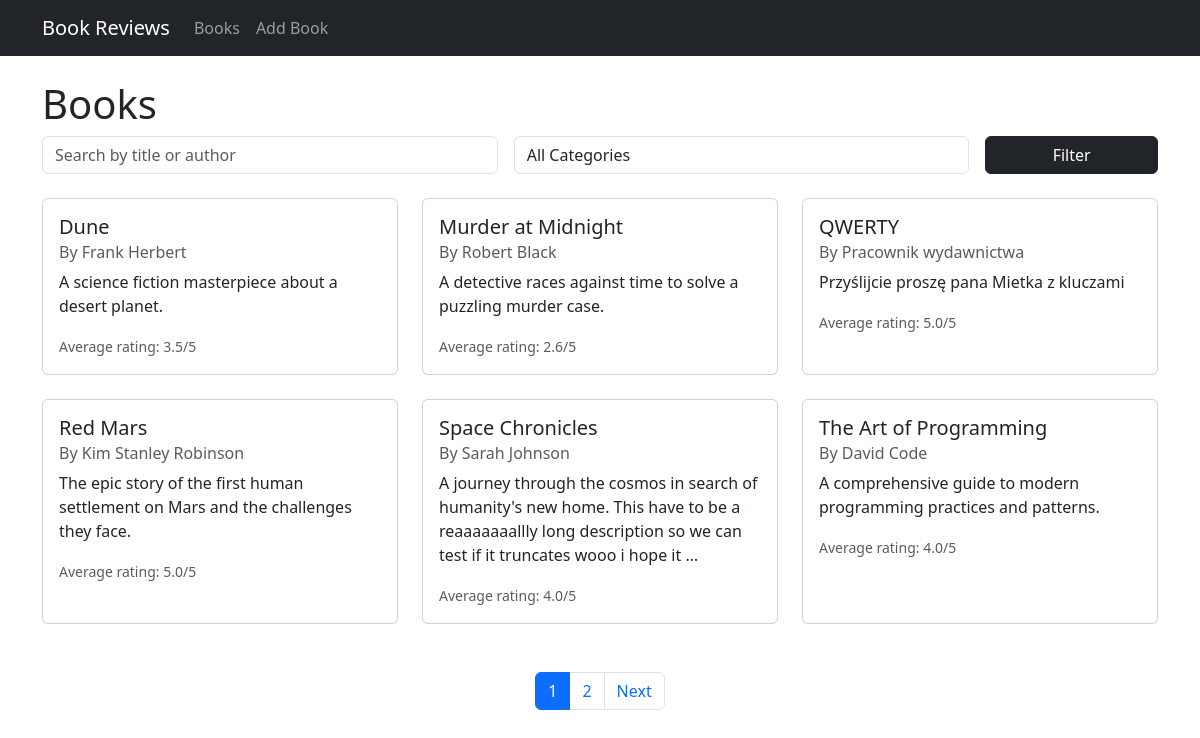
The page / on the database its author committed.
### reviews/models.py (models this page shows, shortened)
class Book(models.Model):
    title = models.CharField(max_length=200)
    author = models.CharField(max_length=200)
    author_bio = models.TextField()
    description = models.TextField()
    categories = models.ManyToManyField(Category)
    created_at = models.DateTimeField(auto_now_add=True)
    def average_rating(self):
        reviews = self.review_set.all()
        if reviews:
            return sum(review.rating for review in reviews) / len(reviews)
        return 0

class Review(models.Model):
    book = models.ForeignKey(Book, on_delete=models.CASCADE)
    user = models.ForeignKey(User, on_delete=models.CASCADE)
    text = models.TextField()
    rating = models.IntegerField(choices=[(i, i) for i in range(1, 6)])
    created_at = models.DateTimeField(auto_now_add=True)

### reviews/views.py (the view)
# urls.py: path('', views.book_list, name='book_list'),
def book_list(request):
    books = Book.objects.all().order_by('title')
    categories = Category.objects.all()
    selected_category = request.GET.get('category')
    search = request.GET.get('search')
    if selected_category:
        books = books.filter(categories__id=selected_category)
    if search:
        books = books.filter(
        Q(title__icontains=search) |
        Q(author__icontains=search)
        )
    paginator = Paginator(books, 6)  # Show 6 books per page
    page_number = request.GET.get('page')
    page_obj = paginator.get_page(page_number)
    context = {
        'books': page_obj,
        'categories': categories,
        'selected_category': selected_category
    }
    return render(request, 'reviews/book_list.html', context)

### reviews/templates/reviews/book_list.html (shortened to what this page needs)
{% extends "base.html" %}
{% block content %}
<div class="container mt-4">
    <h1>Books</h1>
    <div class="mb-4">
        <form method="get" class="row g-3">
            <div class="col-md-5">
                <input type="text" name="search" class="form-control" placeholder="Search by title or author" value="{{ request.GET.search }}">
            </div>
            <div class="col-md-5">
                <select name="category" class="form-control">
                    <option value="">All Categories</option>
                </select>
            </div>
            <div class="col-md-2">
                <button type="submit" class="btn btn-dark w-100">Filter</button>
            </div>
        </form>
    </div>
    <div class="row">
        {% for book in books %}
        <div class="col-md-4 mb-4">
            <div class="card h-100">
                <a href="{% url 'reviews:book_detail' book.id %}" style="text-decoration: none; color: inherit;">
                <div class="card-body">
                    <h5 class="card-title">{{ book.title }}</h5>
                    <h6 class="card-subtitle mb-2 text-muted">By {{ book.author }}</h6>
                    <p class="card-text">{{ book.description|truncatewords:30 }}</p>
                    <p class="card-text">
                        {% if book.average_rating == 0.0 %}
                            <small class="text-muted">Average rating: No reviews</small>
                        {% else %}
                            <small class="text-muted">Average rating: {{ book.average_rating|floatformat:1 }}/5</small>
                        {% endif %}
                    </p>
                </div>
            </div>
        </div>
        {% empty %}
        <div class="col-12">
            <p>No books found.</p>
        </div>
        {% endfor %}
    </div>
    {% if books.has_other_pages %}
    <nav aria-label="Page navigation" class="mt-4">
        <ul class="pagination justify-content-center">
            {% for num in books.paginator.page_range %}
                <li class="page-item {% if books.number == num %}active{% endif %}">
                    <a class="page-link" href="?page={{ num }}{% if selected_category %}&category={{ selected_category }}{% endif %}">{{ num }}</a>
                </li>
            {% endfor %}
            {% if books.has_next %}
                <li class="page-item">
                    <a class="page-link" href="?page={{ books.next_page_number }}{% if selected_category %}&category={{ selected_category }}{% endif %}">Next</a>
                </li>
            {% endif %}
        </ul>
    </nav>
    {% endif %}
</div>
{% endblock %}

### templates/base.html (shortened to what this page needs)
<!DOCTYPE html>
<html lang="en">
<head>
    <link href="https://cdn.jsdelivr.net/npm/bootstrap@5.3.0/dist/css/bootstrap.min.css" rel="stylesheet">
</head>
<body>
    <nav class="navbar navbar-expand-lg navbar-dark bg-dark">
        <div class="container">
            <a class="navbar-brand" href="/">Book Reviews</a>
            <div class="collapse navbar-collapse" id="navbarNav">
                <ul class="navbar-nav">
                    <li class="nav-item">
                        <a class="nav-link" href="{% url 'reviews:book_list' %}">Books</a>
                    </li>
                    <li class="nav-item">
                        <a class="nav-link" href="{% url 'reviews:add_book_form' %}">Add Book</a>
                    </li>
                </ul>
            </div>
        </div>
    </nav>
    {% block content %}
    {% endblock %}
</body>
</html>

### rows shown on the page
Book: title "Dune", author "Frank Herbert", description "A science fiction masterpiece about a desert planet.", average_rating "3.5"
Book: title "Murder at Midnight", author "Robert Black", description "A detective races against time to solve a puzzling murder case.", average_rating "2.6"
Book: title "QWERTY", author "Pracownik wydawnictwa", description "Przyślijcie proszę pana Mietka z kluczami", average_rating "5.0"
Book: title "Red Mars", author "Kim Stanley Robinson", description "The epic story of the first human settlement on Mars and the challenges they face.", average_rating "5.0"
Book: title "Space Chronicles", author "Sarah Johnson", description "A journey through the cosmos in search of humanity's new home. This have to be a reaaaaaaallly long description so we can test if it truncates wooo i hope it …", average_rating "4.0"
Book: title "The Art of Programming", author "David Code", description "A comprehensive guide to modern programming practices and patterns.", average_rating "4.0"

### other values the page prints
{{ num }} "1" "2"
